Frame 1 (no input): blank canvas, image omitted
Frame 60 (no input): blank canvas, image omitted
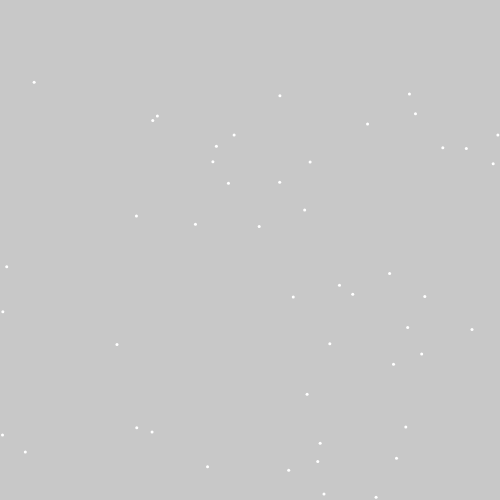
Frame 120 (the mouse pressed at the canvas centre since frame 60)

The p5.js sketch whose frames 1 and 60 were blank and that drew this single picture after the mouse press (run headless with seeded random() and noise() and a simulated clock; from frame 60 on, the mouse is pressed at the canvas centre):

// p5.js sketch
// ── sketch.js
var ps

function setup() {
  createCanvas(500, 500);
  ps = new ParticleSystem();

}

function draw() {
  background(200);

  noStroke();
  ps.update();
  ps.display();
}

function mousePressed(){
  ps.addParticles(random(30,80), createVector(mouseX, mouseY));

}

// ── particle.js
class Particle {
  constructor(loc) {
    this.loc = loc.copy();
    this.acc = createVector(0, 0);
    this.vel = createVector(0, 0);
    this.isDead = false;
    this.age = 0;
    this.lifeSpan = random (60, 110);
  }

  applyForce(force) {
    this.acc.add(force);
  }

  update() {
    this.vel.add(this.acc);
    this.loc.add(this.vel);

    this.vel.mult(0.97);
    this.acc.mult(0);

    this.age++;
    if (this.age >= this.lifeSpan) {
      this.isDead = true;
    }
  }

  display(){
    ellipse(this.loc.x, this.loc.y, 3, 3);
  }
}

// ── particleSystem.js
class ParticleSystem {
  constructor(){
    this.particles = [];
  }

  addParticles (numOfParticles, loc) {
    for (var i = 0; i < numOfParticles; i++){
      var particle = new Particle(loc);
      particle.applyForce(createVector(random(-10,10),random(-10,10)));
      this.particles.push(particle);
    }
  }

  update(){
    for (var i = this.particles.length-1; i >= 0; i--){
      var gravity = createVector(0,0.1);
      this.particles[i].applyForce(gravity)
      this.particles[i].update();

      if (this.particles[i].isDead) {
        this.particles.splice(i, 1);
      }
    }
  }

  display(){
    for (var i = 0; i < this.particles.length; i++){
      this.particles[i].display();
    }
  }

}
